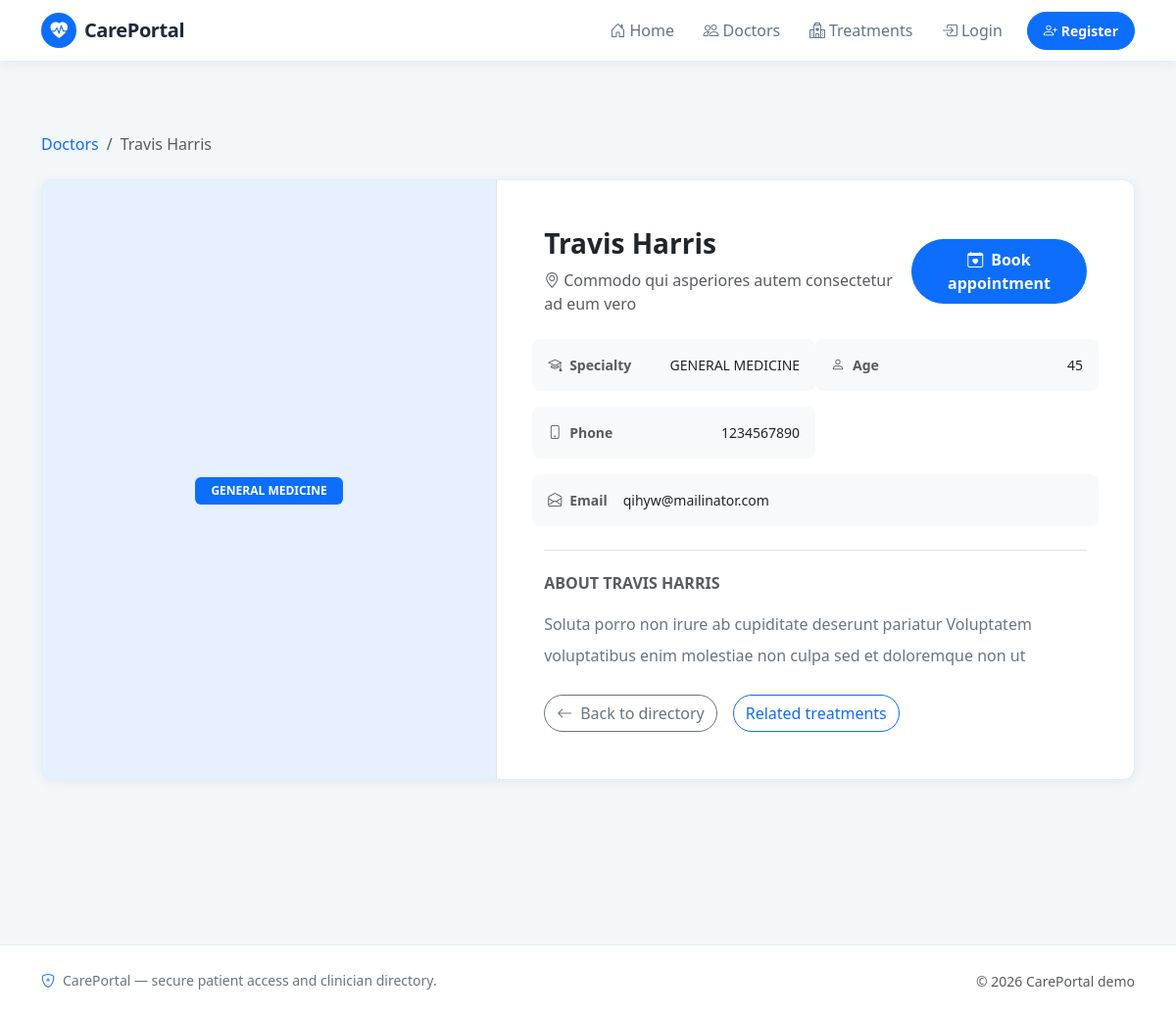
Page /doctors/doctorprofile/1/ on the committed database.
### doctors/models.py (models this page shows, shortened)
class DoctorsDetails(models.Model):
    name = models.CharField(max_length=100)
    age = models.PositiveIntegerField()
    specs = models.CharField(max_length=100, choices=SPECIALITY_CHOICES)
    phone = models.PositiveBigIntegerField()
    mail = models.EmailField(max_length=100)
    loc = models.CharField(max_length=100)
    about = models.CharField(max_length=1000)
    docpic = models.ImageField(upload_to='doctorimg/', null=True, blank=True)

### doctors/views.py (the view)
# urls.py: path('doctorprofile/<int:id>/', views.doctorprofile, name='doctorprofile'),
def doctorprofile(request, id):
    doc = DoctorsDetails.objects.get(id=id)
    return render(request, 'doctors/doctorprofile.html', {'doc': doc})

### templates/doctors/doctorprofile.html (shortened to what this page needs)
{% extends 'base.html' %}
{% block content %}
<div class="container py-4 py-lg-5">
    <nav aria-label="breadcrumb">
        <ol class="breadcrumb small mb-4">
            <li class="breadcrumb-item"><a href="{% url 'alldoctors' %}" class="text-decoration-none">Doctors</a></li>
            <li class="breadcrumb-item active" aria-current="page">{{ doc.name }}</li>
        </ol>
    </nav>
    <div class="card cf-card-hover border-0 overflow-hidden cf-animate-in mb-5">
        <div class="row g-0">
            <div class="col-lg-5 bg-primary bg-opacity-10 p-5 d-flex flex-column align-items-center justify-content-center border-end border-opacity-25">
                <span class="badge bg-primary px-3 py-2">{{ doc.get_specs_display }}</span>
            </div>
            <div class="col-lg-7 p-4 p-xl-5">
                <div class="d-flex flex-column flex-lg-row gap-3 justify-content-lg-between align-items-lg-start mb-4">
                    <div>
                        <h1 class="h3 fw-bold mb-2">{{ doc.name }}</h1>
                        <p class="text-muted mb-0"><i class="bi bi-geo-alt me-1"></i>{{ doc.loc }}</p>
                    </div>
                    <a href="{% url 'appointment' doc.id %}" class="btn btn-primary cf-btn-primary rounded-pill align-self-lg-center"><i
                            class="bi bi-calendar-heart me-2"></i>Book appointment</a>
                </div>
                <dl class="row gy-3 small mb-4">
                    <div class="col-sm-6 d-flex gap-3 p-3 rounded-3 bg-light">
                        <dt class="m-0 text-muted fw-semibold"><i class="bi bi-mortarboard me-2"></i>Specialty</dt>
                        <dd class="m-0 ms-auto">{{ doc.get_specs_display }}</dd>
                    </div>
                    <div class="col-sm-6 d-flex gap-3 p-3 rounded-3 bg-light">
                        <dt class="m-0 text-muted fw-semibold"><i class="bi bi-person me-2"></i>Age</dt>
                        <dd class="m-0 ms-auto">{{ doc.age }}</dd>
                    </div>
                    <div class="col-sm-6 d-flex gap-3 p-3 rounded-3 bg-light">
                        <dt class="m-0 text-muted fw-semibold"><i class="bi bi-phone me-2"></i>Phone</dt>
                        <dd class="m-0 ms-auto text-break">{{ doc.phone }}</dd>
                    </div>
                    <div class="col-sm-12 d-flex flex-column flex-sm-row gap-2 gap-sm-3 p-3 rounded-3 bg-light">
                        <dt class="m-0 text-muted fw-semibold"><i class="bi bi-envelope-open me-2"></i>Email</dt>
                        <dd class="m-0 flex-grow-1 text-break">{{ doc.mail }}</dd>
                    </div>
                </dl>
                <div class="border-top pt-4">
                    <h2 class="h6 text-uppercase text-muted fw-bold mb-3">About {{ doc.name }}</h2>
                    <p class="text-secondary mb-0 lh-lg">{{ doc.about }}</p>
                </div>
                <div class="mt-4 d-flex gap-3">
                    <a href="{% url 'alldoctors' %}" class="btn btn-outline-secondary rounded-pill"><i
                            class="bi bi-arrow-left me-2"></i>Back to directory</a>
                    <a href="{% url 'treatment' %}" class="btn btn-outline-primary rounded-pill">Related treatments</a>
                </div>
            </div>
        </div>
    </div>
</div>
{% endblock %}

### templates/base.html (shortened to what this page needs)
{% load static %}
<!DOCTYPE html>
<html lang="en">
<head>
    <link href="https://cdn.jsdelivr.net/npm/bootstrap@5.3.8/dist/css/bootstrap.min.css" rel="stylesheet"
>
    <link rel="stylesheet" href="https://cdn.jsdelivr.net/npm/bootstrap-icons@1.13.1/font/bootstrap-icons.min.css">
    <link rel="stylesheet" href="{% static 'css/theme.css' %}">
</head>
<body class="d-flex flex-column min-vh-100 theme-body">
    {% include 'includes/navbar.html' %}
    <main class="flex-grow-1 py-4">
        {% block content %}
        {% endblock %}
    </main>
    {% include 'includes/footer.html' %}
</body>
</html>

### templates/includes/navbar.html (shortened to what this page needs)
{% load static %}
<nav class="navbar navbar-expand-lg cf-navbar sticky-top">
  <div class="container">
    <a class="navbar-brand d-flex align-items-center gap-2" href="{% url 'doctorshome' %}">
      <span class="d-inline-flex align-items-center justify-content-center rounded-circle bg-primary text-white"
        style="width: 36px; height: 36px;" aria-hidden="true">
        <i class="bi bi-heart-pulse-fill small"></i>
      </span>
      <span>CarePortal</span>
    </a>
    <div class="collapse navbar-collapse" id="cfNavbar">
      <ul class="navbar-nav ms-auto align-items-lg-center gap-lg-1">
        <li class="nav-item">
          <a class="nav-link{% if request.resolver_match.url_name == 'doctorshome' %} active{% endif %}"
            href="{% url 'doctorshome' %}"><i class="bi bi-house-door me-1"></i>Home</a>
        </li>
        <li class="nav-item">
          <a class="nav-link{% if request.resolver_match.url_name == 'alldoctors' %} active{% endif %}"
            href="{% url 'alldoctors' %}"><i class="bi bi-people me-1"></i>Doctors</a>
        </li>
        <li class="nav-item">
          <a class="nav-link{% if request.resolver_match.url_name == 'treatment' or request.resolver_match.url_name == 'doctorslist' %} active{% endif %}"
            href="{% url 'treatment' %}"><i class="bi bi-hospital me-1"></i>Treatments</a>
        </li>
        {% if user.is_authenticated %}
        <li class="nav-item dropdown">
          <a class="nav-link dropdown-toggle" href="#" role="button" data-bs-toggle="dropdown" aria-expanded="false">
            <i class="bi bi-grid-3x3-gap me-1"></i>Lab &amp; staff
          </a>
          <ul class="dropdown-menu dropdown-menu-end shadow border-0 rounded-3">
            <li><a class="dropdown-item rounded-2" href="{% url 'labtech' %}"><i class="bi bi-person-badge me-2"></i>Lab
                technicians</a></li>
            <li><a class="dropdown-item rounded-2" href="{% url 'labtest' %}"><i class="bi bi-clipboard2-pulse me-2"></i>Lab
                tests</a></li>
            <li><a class="dropdown-item rounded-2" href="{% url 'dashboard' %}"><i class="bi bi-speedometer2 me-2"></i>Lab
                dashboard</a></li>
            <li>
              <hr class="dropdown-divider">
            </li>
            <li><a class="dropdown-item rounded-2" href="{% url 'labtechreg' %}"><i
                  class="bi bi-person-plus me-2"></i>Register lab tech</a></li>
          </ul>
        </li>
        <li class="nav-item">
          <a class="nav-link{% if request.resolver_match.url_name == 'discharge' %} active{% endif %}"
            href="{% url 'discharge' %}"><i class="bi bi-file-earmark-medical me-1"></i>Discharge</a>
        </li>
        <li class="nav-item">
          <a class="nav-link{% if request.resolver_match.url_name == 'profile' %} active{% endif %}"
            href="{% url 'profile' %}"><i class="bi bi-person-circle me-1"></i>Profile</a>
        </li>
        <li class="nav-item mt-2 mt-lg-0 ms-lg-2">
          <a class="btn btn-outline-danger btn-sm rounded-pill px-3" href="{% url 'logout' %}"><i
              class="bi bi-box-arrow-right me-1"></i>Logout</a>
        </li>
        {% else %}
        <li class="nav-item">
          <a class="nav-link{% if request.resolver_match.url_name == 'login' %} active{% endif %}"
            href="{% url 'login' %}"><i class="bi bi-box-arrow-in-right me-1"></i>Login</a>
        </li>
        <li class="nav-item mt-2 mt-lg-0 ms-lg-2">
          <a class="btn btn-primary btn-sm cf-btn-primary rounded-pill px-3" href="{% url 'register' %}"><i
              class="bi bi-person-plus me-1"></i>Register</a>
        </li>
        {% endif %}
      </ul>
    </div>
  </div>
</nav>

### templates/includes/footer.html
<footer class="cf-footer py-4 mt-5">
  <div class="container">
    <div class="row align-items-center gy-3">
      <div class="col-md-6 text-center text-md-start">
        <div class="d-flex align-items-center justify-content-center justify-content-md-start gap-2 text-secondary small">
          <i class="bi bi-shield-plus text-primary"></i>
          <span>CarePortal — secure patient access and clinician directory.</span>
        </div>
      </div>
      <div class="col-md-6 text-center text-md-end">
        <span class="small text-muted">&copy; {% now "Y" %} CarePortal demo</span>
      </div>
    </div>
  </div>
</footer>

### static/css/theme.css (style rules this page uses)
:root { --cf-primary: #0d6efd; --cf-primary-dark: #0b5ed7; --cf-accent: #0aa2c0; --cf-accent-soft: rgba(10, 162, 192, 0.12); --cf-body-bg: #f4f7f9; --cf-surface: #ffffff; --cf-border: rgba(13, 110, 253, 0.12); --cf-text: #1e293b; --cf-text-muted: #64748b; --cf-shadow: 0 0.125rem 0.75rem rgba(15, 23, 42, 0.06); --cf-shadow-lg: 0 0.5rem 1.5rem rgba(15, 23, 42, 0.08); --cf-radius: 0.75rem; --cf-radius-sm: 0.5rem; --cf-transition: 0.22s ease; }
body.theme-body { background-color: var(--cf-body-bg); color: var(--cf-text); font-feature-settings: "kern" 1; }
.cf-navbar { background: var(--cf-surface) !important; box-shadow: var(--cf-shadow); border-bottom: 1px solid var(--cf-border); }
.cf-navbar .navbar-brand { font-weight: 700; letter-spacing: -0.02em; color: var(--cf-text) !important; }
.cf-navbar .nav-link { font-weight: 500; color: var(--cf-text-muted) !important; border-radius: var(--cf-radius-sm); padding: 0.4rem 0.75rem !important; margin: 0 0.05rem; transition: color var(--cf-transition), background var(--cf-transition), transform var(--cf-transition); }
.cf-footer { background: var(--cf-surface); border-top: 1px solid var(--cf-border); margin-top: auto; }
.cf-card-hover { transition: box-shadow var(--cf-transition), transform var(--cf-transition), border-color var(--cf-transition); border: 1px solid var(--cf-border) !important; border-radius: var(--cf-radius) !important; box-shadow: var(--cf-shadow); background: var(--cf-surface); }
.cf-btn-primary { border-radius: var(--cf-radius-sm); font-weight: 600; padding: 0.5rem 1.25rem; transition: transform var(--cf-transition), box-shadow var(--cf-transition), background var(--cf-transition); }
.cf-animate-in { animation: cf-fade-up 0.45s ease both; }

### rows in the picture
DoctorsDetails: name "Travis Harris", specs "GENERAL MEDICINE", loc "Commodo qui asperiores autem consectetur ad eum vero", age "45", phone "1234567890", mail "qihyw@mailinator.com", name "TRAVIS HARRIS", about "Soluta porro non irure ab cupiditate deserunt pariatur Voluptatem voluptatibus enim molestiae non culpa sed et doloremque non ut"
